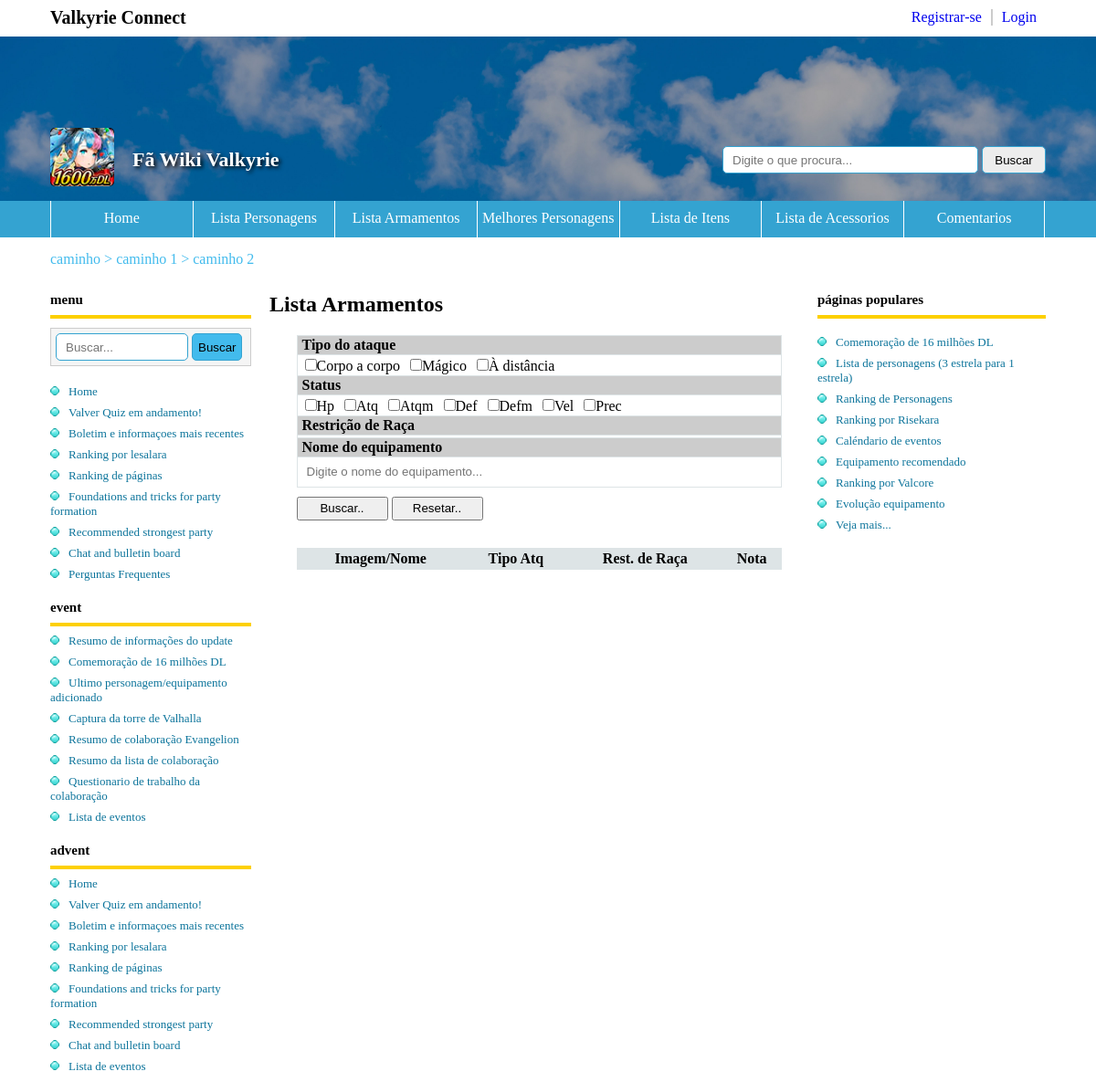
The app's page /listaarmas.php (upper part), older data.
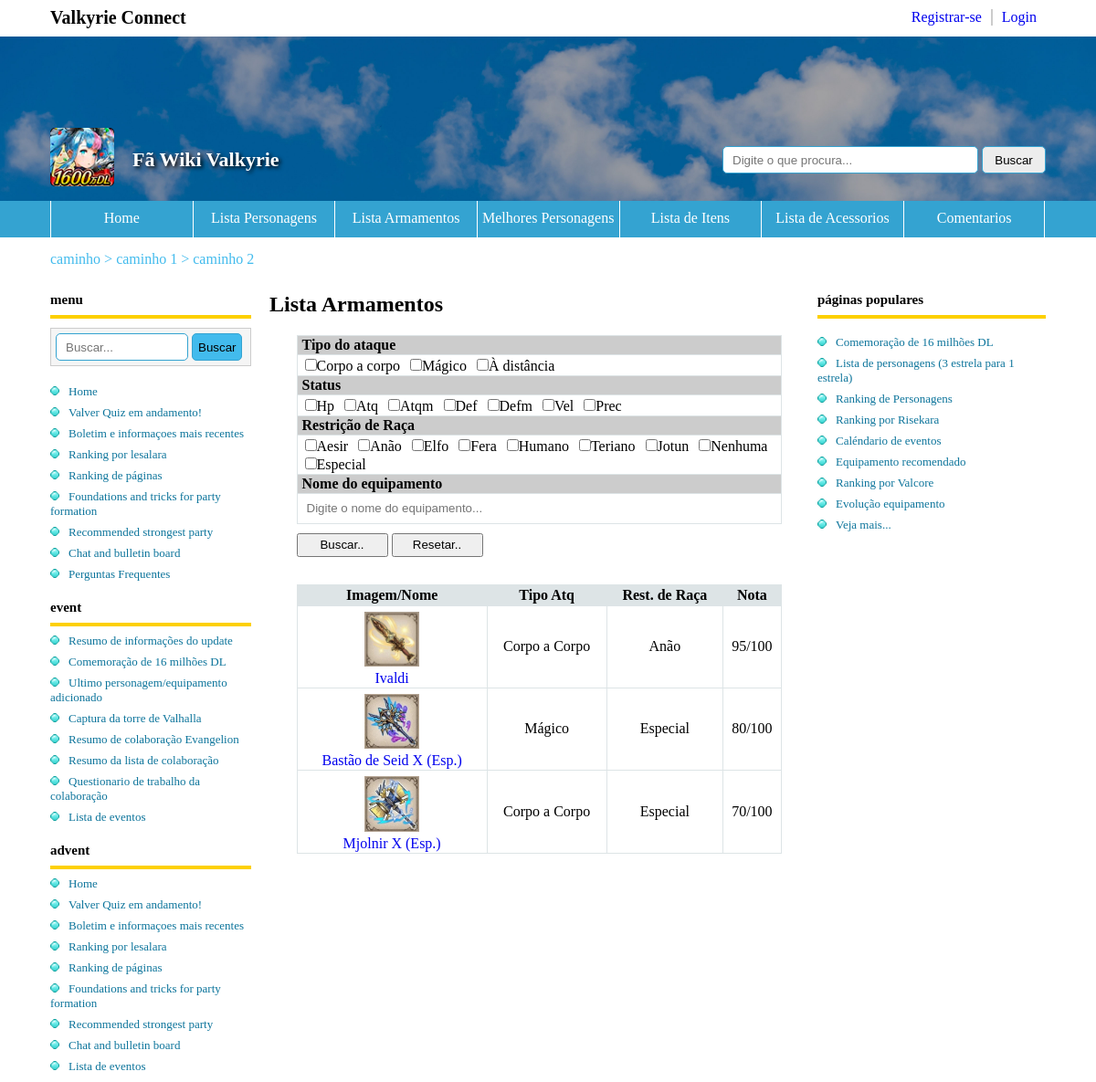
The same page, newer data.
### tables this page shows
CREATE TABLE `raca` (
  `id_raca` int(11) NOT NULL,
  `nome_raca` varchar(150) NOT NULL
);

CREATE TABLE `armas` (
  `id_arma` int(11) NOT NULL,
  `nome_arma` varchar(200) NOT NULL,
  `atq` int(11) DEFAULT NULL,
  `atqm` int(11) DEFAULT NULL,
  `def` int(11) DEFAULT NULL,
  `defm` int(11) DEFAULT NULL,
  `hp` int(11) DEFAULT NULL,
  `prec` int(11) DEFAULT NULL,
  `vel` int(11) DEFAULT NULL,
  `desc_habilidade` varchar(250) NOT NULL,
  `onde_conseguir` varchar(200) NOT NULL,
  `id_tipo_atq` int(11) NOT NULL,
  `id_raca` int(11) NOT NULL,
  `nota` int(11) NOT NULL,
  `img_arma` varchar(250) NOT NULL
);

CREATE TABLE `tipoatq` (
  `id_tipo_atq` int(11) NOT NULL,
  `nome_atq` varchar(150) NOT NULL
);

### class/classConexao.php (called while the page is built, shortened)
<?php
class Conexao{
    public function __construct() {
        try {
			$this->pdo = new PDO("mysql:dbname=valkyries;host=localhost", "root", "");
        } catch(PDOException $e) {
            echo "Erro: ".$e->getMessage();
            die();
        }
    }
}

### class/ClassArmas.php (called while the page is built, shortened)
<?php
include_once("ClassConexao.php");
class Armas extends Conexao {
    public function buscarArmas($filtroarmamento = '', $filtroatq = '') {
        $sql = "SELECT * FROM armas
        INNER JOIN tipoatq on armas.id_tipo_atq=tipoatq.id_tipo_atq
        INNER JOIN raca on armas.id_raca=raca.id_raca";
        if(!empty($_POST['filtroarmamento'])) {
            $nome = $_POST['filtroarmamento'];
            $sql .= " WHERE armas.nome_arma LIKE '%".$nome."%'";
            $buscararma = $this->pdo->prepare($sql);
            $buscararma->bindValue("nome_arma", ":nome_arma");
            $buscararma->execute();
            return $buscararma->fetchAll();
        } if(!empty($_POST['filtroatq'])){
                $sql .= " WHERE armas.id_tipo_atq = ".$_POST['filtroatq']."";
                $buscararma = $this->pdo->prepare($sql);
                $buscararma->execute();
                return $buscararma->fetchAll();
        } if(!empty($_POST['hp'])){
            $sql .= " WHERE armas.hp > 0";
            $buscararma = $this->pdo->prepare($sql);
            $buscararma->execute();
            return $buscararma->fetchAll();
        } if(!empty($_POST['atq'])){
            $sql .= " WHERE armas.atq > 0";
            $buscararma = $this->pdo->prepare($sql);
            $buscararma->execute();
            return $buscararma->fetchAll();
        } if(!empty($_POST['atqm'])){
            $sql .= " WHERE armas.atqm > 0";
            $buscararma = $this->pdo->prepare($sql);
            $buscararma->execute();
            return $buscararma->fetchAll();
        } if(!empty($_POST['def'])){
            $sql .= " WHERE armas.def > 0";
            $buscararma = $this->pdo->prepare($sql);
            $buscararma->execute();
            return $buscararma->fetchAll();
        } if(!empty($_POST['defm'])){
            $sql .= " WHERE armas.defm > 0";
            $buscararma = $this->pdo->prepare($sql);
            $buscararma->execute();
            return $buscararma->fetchAll();
        } if(!empty($_POST['vel'])){
            $sql .= " WHERE armas.vel > 0";
            $buscararma = $this->pdo->prepare($sql);
            $buscararma->execute();
            return $buscararma->fetchAll();
        } if(!empty($_POST['prec'])){
            $sql .= " WHERE armas.prec > 0";
            $buscararma = $this->pdo->prepare($sql);
            $buscararma->execute();
            return $buscararma->fetchAll();
        } if(!empty($_POST['racas'])) {
            $racas = $_POST['racas'];
            $sql .= " WHERE armas.id_raca = '.$racas.'";
            $buscararma = $this->pdo->prepare($sql);
            $buscararma->execute();
            return $buscararma->fetchAll();
        } else {
            $buscararma = $this->pdo->prepare($sql);
            $buscararma->execute();
                if($buscararma->rowCount()> 0) {
                    return $buscararma->fetchAll();
                } else {
                    return array();
                }
        }
    }
    public function buscarRaca() {
        $sql = "SELECT * FROM raca";
        $buscaraca = $this->pdo->prepare($sql);
        $buscaraca->execute();
        return $buscaraca->fetchAll();
    }
}

### listaarmas.php (the view, shortened to what the rows shown need)
<?php
    include_once "header.php";
    include_once "class/ClassArmas.php";
    $buscararma = new Armas();
    $buscararma = $buscararma->buscarArmas();
    $buscaraca = new Armas();
    $buscaraca = $buscaraca->buscarRaca();
?>
<div class="centropagina">
            <div class="internopagina">
                <h2>Lista Armamentos</h2>
                <form method="POST" action="">
                <table class="tabelabusca" id="lista_armas">
                    <tr>
                        <th style="padding-left:5px;">Tipo do ataque</th>
                    </tr>
                    <tr>
                        <th style="padding-left:5px;">Status</th>
                    </tr>
                    <tr>
                        <th style="padding-left:5px;">Restrição de Raça</th>
                    </tr>
                    <tr>
                        <td>
                            <?php foreach($buscaraca as $raca) { ?>
                            <input type="checkbox" name="racas" value="<?php echo $raca['id_raca'];?>" /><?php echo utf8_encode($raca['nome_raca']); }?>
                        </td>
                    </tr>
                    <tr>
                        <th style="padding-left:5px;">Nome do equipamento</th>
                    </tr>
                </table>
                </form>
            </div>
            <div class="res_personagem">
                <table>
                    <tr>
                        <th>Imagem/Nome</th>
                        <th>Tipo Atq</th>
                        <th>Rest. de Raça</th>
                        <th>Nota</th>
                    </tr>
                    <?php foreach ($buscararma as $arma) { ?>
                    <tr>
                        <td><img src="<?php echo $arma['img_arma']; ?>" style="width:60px;padding-top:5px;"><br>
                            <a href="#"><?php echo $arma['nome_arma']; ?></a>
                        </td>
                        <td><?php echo utf8_encode($arma['nome_atq']); ?></td>
                        <td><?php echo utf8_encode($arma['nome_raca']); ?></td>
                        <td><?php echo $arma['nota']; ?>/100</td>
                    </tr>
                    <?php } ?>
                </table>
            </div>
        </div>

Row changes from the older to the newer data that the page shows:
added raca: nome_raca "Aesir"
added raca: nome_raca "Anão"
added raca: nome_raca "Elfo"
added raca: nome_raca "Fera"
added raca: nome_raca "Humano"
added raca: nome_raca "Teriano"
added raca: nome_raca "Jotun"
added raca: nome_raca "Nenhuma"
added raca: nome_raca "Especial"
added armas: img_arma (picture), nome_arma "Ivaldi", tipoatq.nome_atq "Corpo a Corpo", id_raca.nome_raca "Anão", nota "95"
added armas: img_arma (picture), nome_arma "Bastão de Seid X (Esp.)", tipoatq.nome_atq "Mágico", id_raca.nome_raca "Especial", nota "80"
added armas: img_arma (picture), nome_arma "Mjolnir X (Esp.)", tipoatq.nome_atq "Corpo a Corpo", id_raca.nome_raca "Especial", nota "70"
